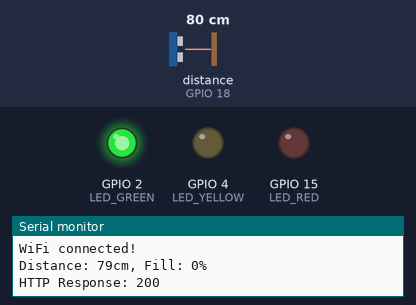
The sketch below on a simulated ESP32. On the bench: output pins drawn as LEDs (lit = HIGH), the last lines printed to the serial monitor. Wiring (inferred from the names in the program): ultrasonic range finder: trigger GPIO 5; echo GPIO 18. Inputs (shaded band) come from the test bench; at power-on: distance to the obstacle (sensor on GPIO 18) 80 cm. The echo pulse lasts 58.3 µs per cm; WiFi joins after 1.5 s; servers stay silent unless stated; uploads are accepted with an empty reply; pins used as bus, display or sensor lines are not drawn.

Above: at 3.2 s.
3.3 s: distance to the obstacle (sensor on GPIO 18) set to 19 cm
9.1 s: distance to the obstacle (sensor on GPIO 18) set to 16 cm
At 13.5 s:
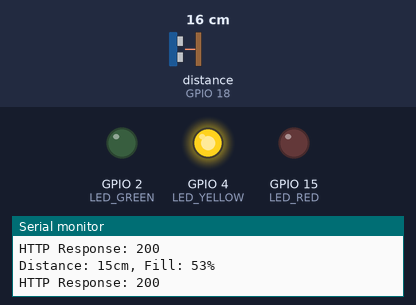
14.9 s: distance to the obstacle (sensor on GPIO 18) set to 10 cm
20.7 s: distance to the obstacle (sensor on GPIO 18) set to 7 cm
At 23.9 s:
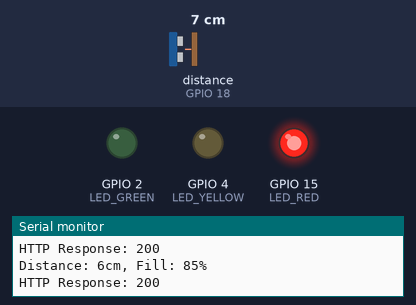
26.5 s: distance to the obstacle (sensor on GPIO 18) set to 9 cm
At 29.1 s:
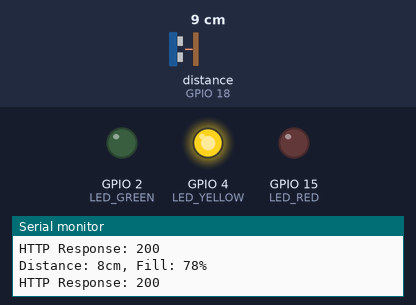
32.3 s: distance to the obstacle (sensor on GPIO 18) set to 2 cm
At 34.3 s:
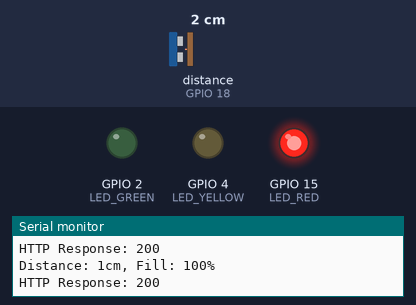
Timing chart, 0 to 35.8 s (numbered marks = the images above; inputs shaded):
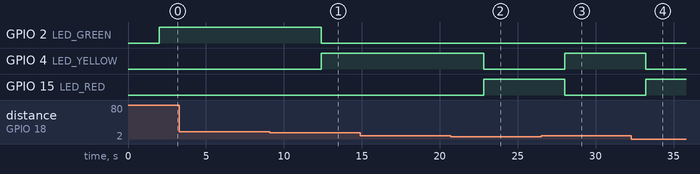

Measured:
- the behaviour switches between 18 and 17 cm on distance to the obstacle (sensor on GPIO 18) (found by bisection; images 0 and 1)
- the behaviour switches between 9 and 8 cm on distance to the obstacle (sensor on GPIO 18) (found by bisection; images 1 and 2)
- after the input at 9.1 s, GPIO 2 (LED_GREEN): HIGH → LOW after 3.3 s; GPIO 4 (LED_YELLOW): LOW → HIGH after 3.3 s
- after the input at 20.7 s, GPIO 4 (LED_YELLOW): HIGH → LOW after 2.1 s; GPIO 15 (LED_RED): LOW → HIGH after 2.1 s
- after the input at 26.5 s, GPIO 4 (LED_YELLOW): LOW → HIGH after 1.5 s; GPIO 15 (LED_RED): HIGH → LOW after 1.5 s
- after the input at 32.3 s, GPIO 4 (LED_YELLOW): HIGH → LOW after 0.92 s; GPIO 15 (LED_RED): LOW → HIGH after 0.92 s

The sketch:

smart_bin.ino
```cpp
/*
  Smart Waste Bin - ESP32 IoT Module
  Ultrasonic sensor for fill level + WiFi to backend
*/

// Pins
#define TRIG_PIN 5
#define ECHO_PIN 18
#define LED_GREEN 2
#define LED_YELLOW 4
#define LED_RED 15

// WiFi
#include <WiFi.h>
#include <HTTPClient.h>

const char* ssid = "YOUR_WIFI_SSID";
const char* password = "YOUR_WIFI_PASSWORD";
const char* server = "http://192.168.1.100:5000/api/waste";  // Backend IP

String bin_id = "BIN101";

void setup() {
  Serial.begin(115200);

  pinMode(TRIG_PIN, OUTPUT);
  pinMode(ECHO_PIN, INPUT);
  pinMode(LED_GREEN, OUTPUT);
  pinMode(LED_YELLOW, OUTPUT);
  pinMode(LED_RED, OUTPUT);

  // Connect WiFi
  WiFi.begin(ssid, password);
  while (WiFi.status() != WL_CONNECTED) {
    delay(1000);
    Serial.println("Connecting to WiFi...");
  }
  Serial.println("WiFi connected!");
}

void loop() {
  // Measure distance
  digitalWrite(TRIG_PIN, LOW);
  delayMicroseconds(2);
  digitalWrite(TRIG_PIN, HIGH);
  delayMicroseconds(10);
  digitalWrite(TRIG_PIN, LOW);

  long duration = pulseIn(ECHO_PIN, HIGH);
  int distance = duration * 0.034 / 2;

  // Calculate fill level (bin height 30cm)
  int fill_level = map(distance, 30, 2, 0, 100);
  fill_level = constrain(fill_level, 0, 100);

  Serial.print("Distance: ");
  Serial.print(distance);
  Serial.print("cm, Fill: ");
  Serial.print(fill_level);
  Serial.println("%");

  // LED alerts
  if (fill_level < 50) {
    digitalWrite(LED_GREEN, HIGH);
    digitalWrite(LED_YELLOW, LOW);
    digitalWrite(LED_RED, LOW);
  } else if (fill_level < 80) {
    digitalWrite(LED_GREEN, LOW);
    digitalWrite(LED_YELLOW, HIGH);
    digitalWrite(LED_RED, LOW);
  } else {
    digitalWrite(LED_GREEN, LOW);
    digitalWrite(LED_YELLOW, LOW);
    digitalWrite(LED_RED, HIGH);
  }

  // Send to backend every 30s
  if (WiFi.status() == WL_CONNECTED) {
    sendData(fill_level);
  }

  delay(5000);  // Check every 5s
}

void sendData(int fill_level) {
  if (WiFi.status() == WL_CONNECTED) {
    HTTPClient http;
    http.begin(server);
    http.addHeader("Content-Type", "application/json");

    String jsonData = "{\"bin_id\":\"" + bin_id + "\",\"fill_level\":" + fill_level + "}";

    int httpResponseCode = http.POST(jsonData);

    if (httpResponseCode > 0) {
      Serial.printf("HTTP Response: %d\n", httpResponseCode);
    } else {
      Serial.print("Error: ");
      Serial.println(httpResponseCode);
    }

    http.end();
  }
}
```
